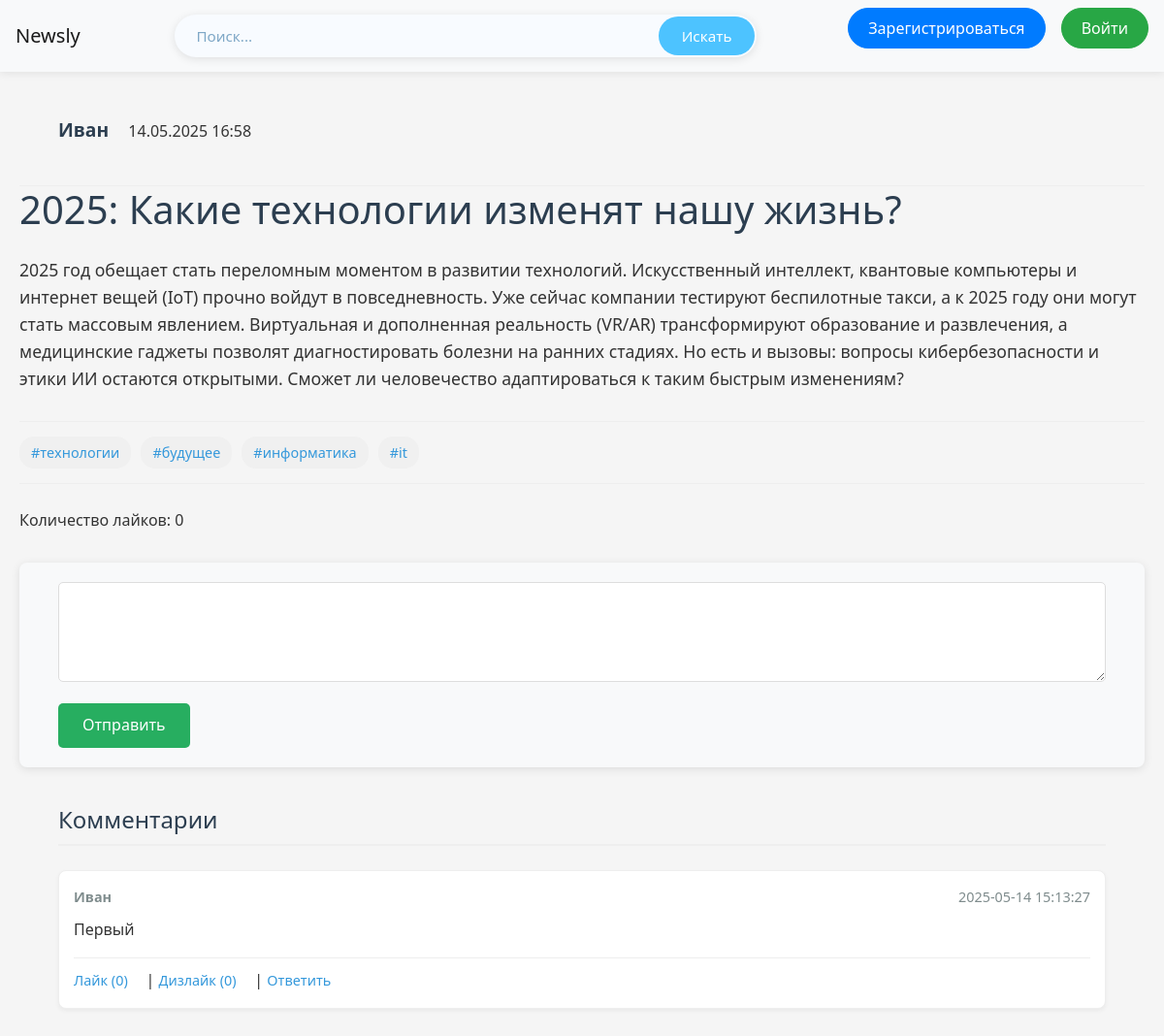
Screenshot of /news/1 with the database file from the repository.
### data/users.py (models this page shows, shortened)
class User(SqlAlchemyBase, UserMixin):
    __tablename__ = 'users'
    id = sqlalchemy.Column(sqlalchemy.Integer,
                           primary_key=True, autoincrement=True)
    name = sqlalchemy.Column(sqlalchemy.String, nullable=True)
    about = sqlalchemy.Column(sqlalchemy.String, nullable=True)
    email = sqlalchemy.Column(sqlalchemy.String,
                              index=True, unique=True, nullable=True)
    hashed_password = sqlalchemy.Column(sqlalchemy.String, nullable=True)
    created_date = sqlalchemy.Column(sqlalchemy.DateTime,
                                     default=datetime.datetime.now)
    liked = orm.relationship('Like', foreign_keys='Like.user_id', backref='user', lazy='dynamic')
    followed = orm.relationship(
        'User',
        secondary=subscriptions,
        primaryjoin=(subscriptions.c.follower_id == id),
        secondaryjoin=(subscriptions.c.followed_id == id),
        backref=orm.backref('followers', lazy='dynamic'),
        lazy='dynamic'
    )

### data/news.py (models this page shows, shortened)
class News(SqlAlchemyBase):
    __tablename__ = 'news'
    id = sqlalchemy.Column(sqlalchemy.Integer,
                           primary_key=True, autoincrement=True)
    title = sqlalchemy.Column(sqlalchemy.String, nullable=True)
    content = sqlalchemy.Column(sqlalchemy.String, nullable=True)
    image_path = sqlalchemy.Column(sqlalchemy.String, nullable=True)
    created_date = sqlalchemy.Column(sqlalchemy.DateTime,
                                     default=datetime.datetime.now)
    is_private = sqlalchemy.Column(sqlalchemy.Boolean, default=True)
    likes = orm.relationship('Like', backref='news', cascade='all, delete')
    user_id = sqlalchemy.Column(sqlalchemy.Integer,
                                sqlalchemy.ForeignKey("users.id"))
    user = orm.relationship('User')
    news_tags = orm.relationship("Tags",
                                 secondary="association",
                                 backref="news",
                                 cascade="save-update, merge",
                                 passive_deletes=True)
    def likes_count(self):
        return len(self.likes)

### data/tags.py (models this page shows)
class Tags(SqlAlchemyBase):
    __tablename__ = 'tags'
    id = sqlalchemy.Column(sqlalchemy.Integer,
                           primary_key=True, autoincrement=True)
    name = sqlalchemy.Column(sqlalchemy.String, nullable=True)
    tags_news = orm.relationship("News",
                            secondary="association",
                            backref="tags",
                            cascade="save-update, merge"
                            )

### data/comment.py (models this page shows)
class Comment(SqlAlchemyBase):
    __tablename__ = 'messages'
    id = sqlalchemy.Column(sqlalchemy.Integer,
                           primary_key=True, autoincrement=True)
    text = sqlalchemy.Column(sqlalchemy.String, nullable=True)
    timestamp = sqlalchemy.Column(sqlalchemy.DateTime,
                                     default=datetime.datetime.now)
    user_id = sqlalchemy.Column(sqlalchemy.Integer,
                                sqlalchemy.ForeignKey("users.id"))
    news_id = sqlalchemy.Column(sqlalchemy.Integer,
                               sqlalchemy.ForeignKey("news.id"))
    user = orm.relationship('User')
    new = orm.relationship('News')

### server.py (the view)
@app.route('/news/<int:id>', methods=['GET', 'POST'])
def watch_new(id):
    db_sess = db_session.create_session()
    new = db_sess.query(News).get(id)
    post_user = db_sess.query(User).filter(User.id == new.user_id).first()
    current_user_obj = db_sess.query(User).get(current_user.id) if current_user.is_authenticated else None
    db = get_db()
    messages = db.execute("""
        SELECT m.id, m.text, m.timestamp, m.reply_to,
               u.name,
               (SELECT COUNT(*) FROM reactions r WHERE r.message_id = m.id AND r.reaction_type = 'like') as likes,
               (SELECT COUNT(*) FROM reactions r WHERE r.message_id = m.id AND r.reaction_type = 'dislike') as dislikes,
               (SELECT r.reaction_type FROM reactions r WHERE r.message_id = m.id AND r.new_id = ?) as user_reaction
        FROM messages m
        JOIN users u ON m.user_id = u.id
        WHERE m.new_id = ?
        ORDER BY m.timestamp DESC
    """, (id, id)).fetchall()
    return render_template('new.html', new=new, messages=messages, post_user=post_user,
                           current_user_obj=current_user_obj)

### data/db_session.py (called while the page is built)
def create_session() -> Session:
    global __factory
    return __factory()

### server.py (called while the page is built)
def get_db():
    db = sqlite3.connect(DATABASE)
    db.row_factory = sqlite3.Row
    return db

### templates/new.html (shortened to what this page needs)
{% extends "base.html" %}
{% block content %}
<div class="content-header">
    <p>
        <a class="navbar-brand" href="/user_profile/{{ new.user.id }}">{{ new.user.name }}</a>
        {{ new.created_date.strftime('%d.%m.%Y %H:%M') }}
    </p>
</div>
<h1>{{ new.title }}</h1>
<div class="content">
    <p>{{ new.content }}</p>
</div>
<div class="tags">
    {% if new.tags %}
    {% for tag in new.tags %}
    {% if tag.name %}
    <a href="{{ url_for('news_by_tag', tag_name=tag.name) }}">
        #{{ tag.name }}
    </a>
    {% endif %}
    {% endfor %}
    {% endif %}
</div>
Количество лайков: {{ new.likes_count() }}
<form method="POST" action="{{ url_for('send_message', new_id=new.id) }}">
    <textarea name="text" rows="3" required></textarea>
    <button type="submit">Отправить</button>
</form>
<div class="comments">
    <h3>Комментарии</h3>
    {% for message in messages %}
    <div class="message">
        <div class="message-header">
            <span><strong>{{ message['name'] }}</strong></span>
            <span>{{ message['timestamp'] }}</span>
        </div>
        <p>{{ message['text'] }}</p>
        <div class="message-actions">
            <a href="{{ url_for('react', new_id=new.id, message_id=message['id'], reaction_type='like') }}">
                Лайк ({{ message['likes'] }})
            </a>
            |
            <a href="{{ url_for('react', new_id=new.id, message_id=message['id'], reaction_type='dislike') }}">
                Дизлайк ({{ message['dislikes'] }})
            </a>
            |
            <button onclick="document.getElementById('reply_to').value = '{{ message['id'] }}';
                                document.querySelector('textarea').focus();
                                document.querySelector('textarea').placeholder = 'Ответ на сообщение от {{ message['username'] }}...'">
                Ответить
            </button>
        </div>
    </div>
    {% endfor %}
</div>
{% endblock %}

### static/css/style.css (style rules this page uses)
:root { --primary-color: #4285f4; --secondary-color: #34a853; --accent-color: #ea4335; --light-color: #f8f9fa; --dark-color: #343a40; --gray-color: #6c757d; --light-gray: #e9ecef; --border-radius: 8px; --box-shadow: 0 2px 10px rgba(0, 0, 0, 0.1); --transition: all 0.3s ease; }
* { margin: 0; padding: 0; box-sizing: border-box; }
body { font-family: 'Segoe UI', Tahoma, Geneva, Verdana, sans-serif; line-height: 1.6; color: #333; background-color: #f5f5f5; min-height: 100vh; display: flex; flex-direction: column; }
a { text-decoration: none; color: var(--primary-color); transition: var(--transition); }
h1, h2, h3 { margin-bottom: 20px; color: var(--dark-color); }
h1 { font-size: 2rem; }
h3 { font-size: 1.25rem; }
form { max-width: 600px; margin: 0 auto; background-color: white; padding: 25px; border-radius: var(--border-radius); box-shadow: var(--box-shadow); }
.comments { width: 100%; max-width: 1200px; margin: 0 auto; padding: 0 40px; }
.tags { margin: 15px 0; display: flex; flex-wrap: wrap; gap: 8px; }
.tags a { background-color: #e0e0e0; padding: 5px 10px; border-radius: 20px; font-size: 0.8rem; color: var(--dark-color); }
.content-header { display: flex; justify-content: space-between; align-items: center; margin-bottom: 25px; padding-bottom: 15px; border-bottom: 1px solid #eee; width: 100%; max-width: 1200px; margin: 0 auto; padding: 20px 40px; }
.content-header .navbar-brand { font-size: 1.2em; color: #2c3e50; text-decoration: none; font-weight: bold; }
h1 { font-size: 2.5rem; margin-bottom: 1.5rem; color: #2c3e50; }
.content { margin-bottom: 30px; font-size: 1.1em; }
.content { margin-bottom: 30px; font-size: 1.1em; line-height: 1.6; }
.tags { margin-bottom: 25px; padding: 15px 0; border-top: 1px solid #eee; border-bottom: 1px solid #eee; display: flex; flex-wrap: wrap; gap: 10px; }
.tags a { display: inline-block; padding: 5px 12px; background-color: #f0f0f0; border-radius: 15px; text-decoration: none; color: #3498db; font-size: 0.9em; transition: all 0.3s ease; }
form[method="POST"] { width: 100%; max-width: 1200px; margin: 30px auto; padding: 20px 40px; background-color: #f8f9fa; border-radius: 8px; }
form[method="POST"] textarea { width: 100%; padding: 12px; margin-bottom: 15px; border: 1px solid #ddd; border-radius: 5px; resize: vertical; min-height: 100px; font-family: inherit; }
form[method="POST"] button[type="submit"] { background-color: #27ae60; color: white; padding: 10px 25px; border: none; border-radius: 5px; cursor: pointer; transition: background-color 0.3s; }
form { margin: 30px 0; padding: 20px; background-color: #f8f9fa; border-radius: 8px; }
textarea { width: 100%; padding: 12px; margin-bottom: 15px; border: 1px solid #ddd; border-radius: 5px; resize: vertical; min-height: 100px; font-family: inherit; }
button[type="submit"] { background-color: #27ae60; color: white; padding: 10px 25px; border: none; border-radius: 5px; cursor: pointer; transition: background-color 0.3s; }
.comments { margin-top: 40px; }
.comments h3 { font-size: 1.5em; color: #2c3e50; margin-bottom: 25px; padding-bottom: 10px; border-bottom: 2px solid #eee; }
.message { margin-bottom: 25px; padding: 15px; background-color: #fff; border: 1px solid #eee; border-radius: 8px; box-shadow: 0 2px 4px rgba(0,0,0,0.05); }
.message-header { display: flex; justify-content: space-between; margin-bottom: 10px; color: #7f8c8d; font-size: 0.9em; }
.message-actions { margin-top: 15px; padding-top: 10px; border-top: 1px solid #eee; }
.message-actions a { color: #3498db; text-decoration: none; margin-right: 15px; font-size: 0.9em; }
.message-actions button { background: none; border: none; color: #3498db; cursor: pointer; padding: 0; font-size: 0.9em; }

### rows the page displays
User: user.name "Иван"
News: created_date "14.05.2025 16:58", title "2025: Какие технологии изменят нашу жизнь?", content "2025 год обещает стать переломным моментом в развитии технологий. Искусственный интеллект, квантовые компьютеры и интернет вещей (IoT) прочно войдут в повседневность. Уже сейчас компании тестируют беспилотные такси, а к 2025 году они могут стать массовым явлением. Виртуальная и дополненная реальность (VR/AR) трансформируют образование и развлечения, а медицинские гаджеты позволят диагностировать болезни на ранних стадиях. Но есть и вызовы: вопросы кибербезопасности и этики ИИ остаются открытыми. Сможет ли человечество адаптироваться к таким быстрым изменениям?"
Tags: name "технологии"
Tags: name "будущее"
Tags: name "информатика"
Tags: name "it"
Comment: name "Иван", timestamp "2025-05-14 15:13:27", text "Первый", likes "0", dislikes "0", {{ message['id'] }} 9 (drawn)

### other values shown
{{ new.likes_count() }} "0"
